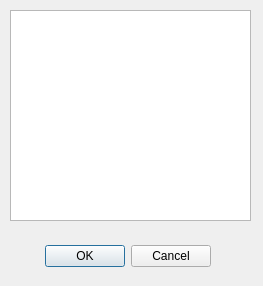
<?xml version="1.0" encoding="UTF-8"?>
<ui version="4.0">
 <class>EdtQtDeviceDlg</class>
 <widget class="QDialog" name="EdtQtDeviceDlg">
  <property name="geometry">
   <rect>
    <x>0</x>
    <y>0</y>
    <width>263</width>
    <height>286</height>
   </rect>
  </property>
  <property name="windowTitle">
   <string>Device</string>
  </property>
  <widget class="QWidget" name="layoutWidget">
   <property name="geometry">
    <rect>
     <x>20</x>
     <y>240</y>
     <width>191</width>
     <height>33</height>
    </rect>
   </property>
   <layout class="QHBoxLayout">
    <property name="spacing">
     <number>6</number>
    </property>
    <property name="margin">
     <number>0</number>
    </property>
    <item>
     <spacer>
      <property name="orientation">
       <enum>Qt::Horizontal</enum>
      </property>
      <property name="sizeHint" stdset="0">
       <size>
        <width>131</width>
        <height>31</height>
       </size>
      </property>
     </spacer>
    </item>
    <item>
     <widget class="QPushButton" name="okButton">
      <property name="text">
       <string>OK</string>
      </property>
     </widget>
    </item>
    <item>
     <widget class="QPushButton" name="cancelButton">
      <property name="text">
       <string>Cancel</string>
      </property>
     </widget>
    </item>
   </layout>
  </widget>
  <widget class="QTreeView" name="treeView_device">
   <property name="geometry">
    <rect>
     <x>10</x>
     <y>10</y>
     <width>241</width>
     <height>211</height>
    </rect>
   </property>
  </widget>
 </widget>
 <resources/>
 <connections>
  <connection>
   <sender>okButton</sender>
   <signal>clicked()</signal>
   <receiver>EdtQtDeviceDlg</receiver>
   <slot>accept()</slot>
   <hints>
    <hint type="sourcelabel">
     <x>278</x>
     <y>253</y>
    </hint>
    <hint type="destinationlabel">
     <x>96</x>
     <y>254</y>
    </hint>
   </hints>
  </connection>
  <connection>
   <sender>cancelButton</sender>
   <signal>clicked()</signal>
   <receiver>EdtQtDeviceDlg</receiver>
   <slot>reject()</slot>
   <hints>
    <hint type="sourcelabel">
     <x>369</x>
     <y>253</y>
    </hint>
    <hint type="destinationlabel">
     <x>179</x>
     <y>282</y>
    </hint>
   </hints>
  </connection>
 </connections>
</ui>
